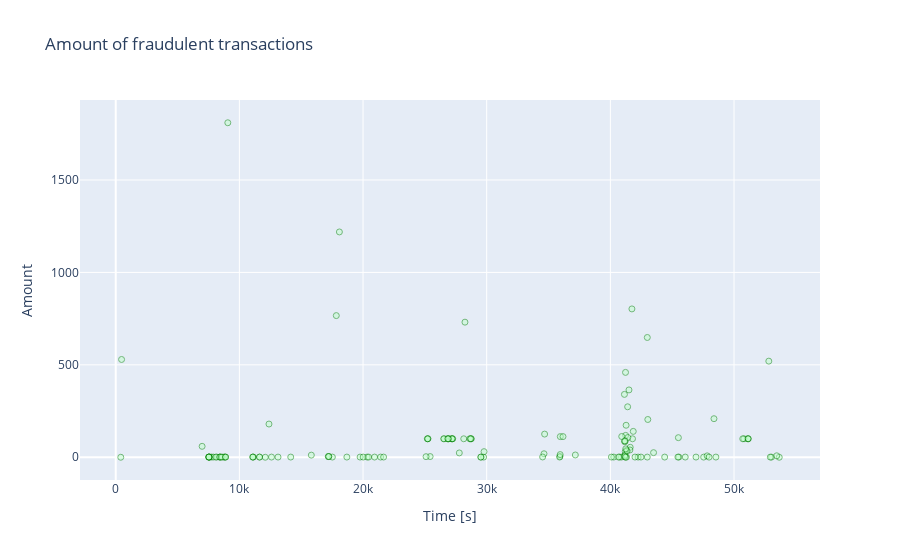

Source (notebook cell):
### Code cell
fraud = new.loc[new['Class'] == 1]

trace = go.Scatter(
    x = fraud['Time'],y = fraud['Amount'],
    name="Amount",
     marker=dict(
                color='rgb(192, 255, 203)',
                line=dict(
                    color='green',
                    width=1),
                opacity=0.5,
            ),
    text= fraud['Amount'],
    mode = "markers"
)
data = [trace]
layout = dict(title = 'Amount of fraudulent transactions',
          xaxis = dict(title = 'Time [s]', showticklabels=True), 
          yaxis = dict(title = 'Amount'),
          hovermode='closest'
         )
fig = dict(data=data, layout=layout)
iplot(fig, filename='fraud-amount')

### Figure 1 — Plotly figure (JSON) as saved in the notebook; plotly's stock layout.template omitted (floating-point values rounded to 4 significant figures; data arrays with more than 128 entries replaced by an {"elided": "..."} marker saying what was removed)
{"data": [{"marker": {"color": "rgb(192, 255, 203)", "line": {"color": "green", "width": 1}, "opacity": 0.5}, "mode": "markers", "name": "Amount", "text": {"elided": "142 float values"}, "type": "scatter", "x": {"elided": "142 int values"}, "y": {"elided": "142 float values"}}], "layout": {"hovermode": "closest", "title": {"text": "Amount of fraudulent transactions"}, "xaxis": {"showticklabels": true, "title": {"text": "Time [s]"}}, "yaxis": {"title": {"text": "Amount"}}}}
